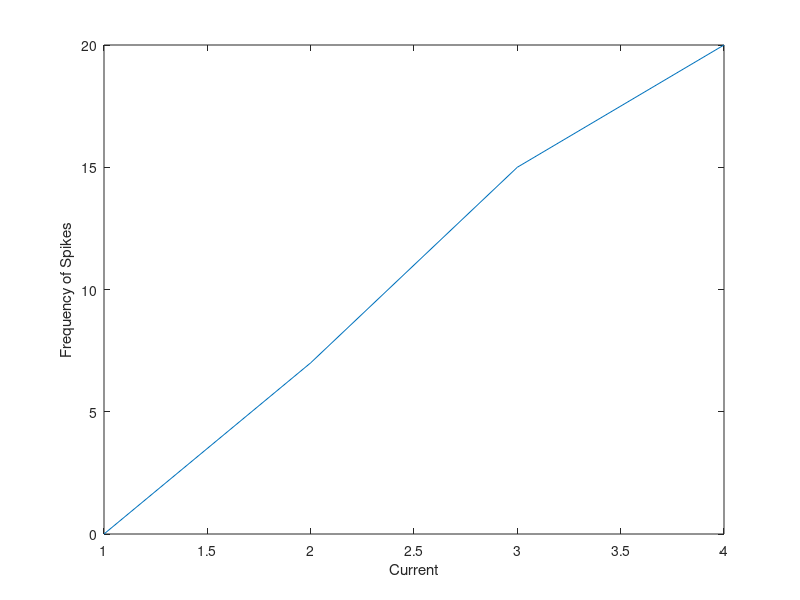

The MATLAB script that drew this image:
clear;
clc;

rest = -65;
Vth = -50;
V = rest;
timeconst = 10;
resist = 10;

delta = NaN(4,100);
Vstore = NaN(4,100);
counter = NaN(1,4);
for Ie = 1:4
    count = 0;
    for i = 1:100
        delta(Ie,i) = (rest - V + (resist * Ie)) / timeconst;
        V = V + delta(Ie,i);
        if V >= Vth
           V = -65;
           count = count + 1; 
        end
        Vstore(Ie,i) = V;
    end
    counter(Ie) = count;
end

plot(1:4,counter)
xlabel('Current')
ylabel('Frequency of Spikes')